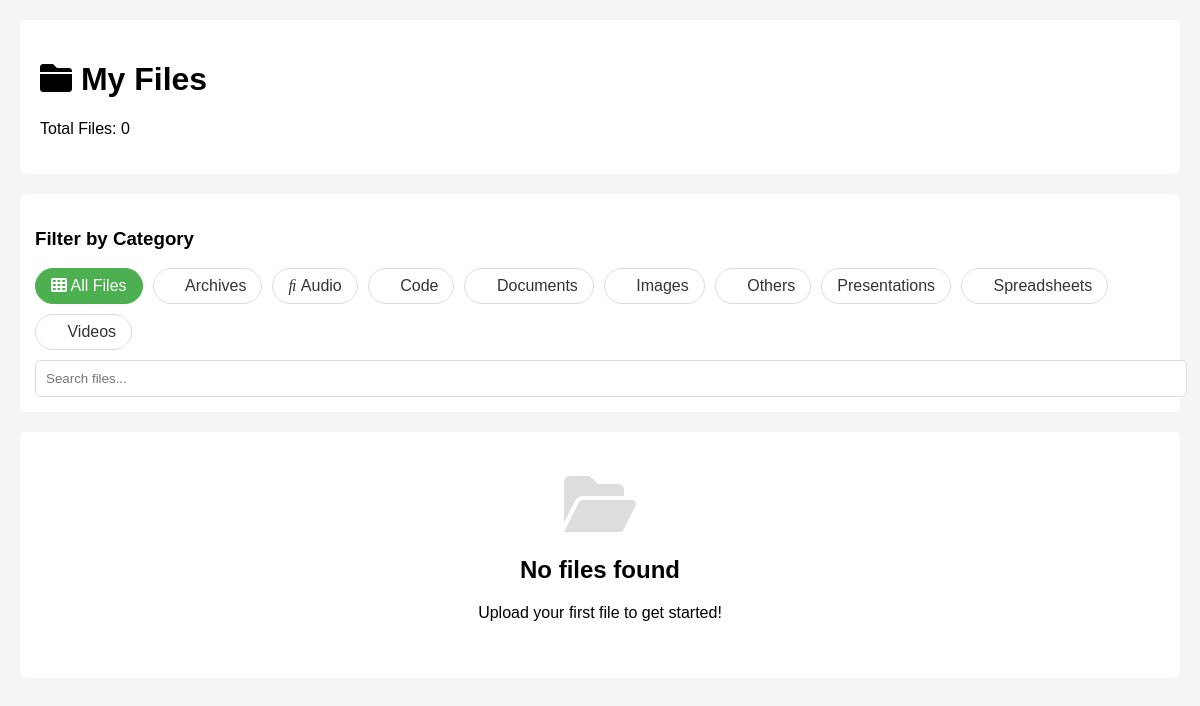
The app's page /examples/list_files_example.php (signed in) with its own data.
### tables this page shows
CREATE TABLE `file_categories` (
  `id` int(10) UNSIGNED NOT NULL,
  `name` varchar(50) NOT NULL,
  `slug` varchar(50) NOT NULL,
  `description` text DEFAULT NULL,
  `allowed_extensions` text NOT NULL COMMENT 'Comma-separated list of allowed extensions',
  `max_file_size` bigint(20) UNSIGNED DEFAULT NULL COMMENT 'Max file size in bytes (NULL = no limit)',
  `icon` varchar(50) DEFAULT NULL COMMENT 'Icon class or name',
  `color` varchar(20) DEFAULT NULL COMMENT 'Category color code',
  `is_active` tinyint(1) NOT NULL DEFAULT 1,
  `created_at` timestamp NOT NULL DEFAULT current_timestamp(),
  `updated_at` timestamp NOT NULL DEFAULT current_timestamp() ON UPDATE current_timestamp()
);

### app/public/connection.php (called while the page is built, shortened)
<?php
class DatabaseConnection
{
    private static $instance = null;
    private $pdo = null;
    private $host = '127.0.0.1';
    private $db = 'clariocloud';
    private $user = 'root';
    private $pass = '';
    private $charset = 'utf8mb4';
    private function __construct()
    {
        try {
            $dsn = "mysql:host={$this->host};dbname={$this->db};charset={$this->charset}";
            $options = [
                PDO::ATTR_ERRMODE            => PDO::ERRMODE_EXCEPTION,
                PDO::ATTR_DEFAULT_FETCH_MODE => PDO::FETCH_ASSOC,
                PDO::ATTR_EMULATE_PREPARES   => false,
                PDO::ATTR_PERSISTENT         => true,
            ];
            $this->pdo = new PDO($dsn, $this->user, $this->pass, $options);
        } catch (PDOException $e) {
            error_log("Database Connection Error: " . $e->getMessage());
            throw new Exception("Could not connect to database. Please check your configuration.");
        }
    }
    public static function getInstance()
    {
        if (self::$instance === null) {
            self::$instance = new self();
        }
        return self::$instance;
    }
    public function getConnection()
    {
        return $this->pdo;
    }
}
function getDB()
{
    return DatabaseConnection::getInstance()->getConnection();
}
function query($sql, $params = [])
{
    $pdo = getDB();
    $stmt = $pdo->prepare($sql);
    $stmt->execute($params);
    return $stmt;
}
function fetchAll($sql, $params = [])
{
    $stmt = query($sql, $params);
    return $stmt->fetchAll();
}

### app/src/StorageManager.php (called while the page is built, shortened)
<?php
require_once __DIR__ . '/../public/connection.php';
class StorageManager
{
    public function __construct()
    {
        $this->uploadDir = __DIR__ . '/../public/uploads';
    }
    public function getUserFiles($userId, $filters = [])
    {
        $sql = "SELECT f.*, c.name as category_name, c.icon as category_icon, c.color as category_color
                FROM files f
                LEFT JOIN file_categories c ON f.category_id = c.id
                WHERE f.user_id = ? AND f.is_trashed = 0";
        $params = [$userId];
        $sql .= " ORDER BY f.uploaded_at DESC";
        return fetchAll($sql, $params);
    }
}

### examples/list_files_example.php (the view, shortened to what this page needs)
<?php
require_once __DIR__ . '/../app/src/StorageManager.php';
$userId = $_SESSION['user_id'];
$storageManager = new StorageManager();
$filters = [];
$files = $storageManager->getUserFiles($userId, $filters);
$categories = fetchAll("SELECT * FROM file_categories WHERE is_active = 1 ORDER BY name");
?>
<!DOCTYPE html>
<html>
<head>
    <link href="https://cdnjs.cloudflare.com/ajax/libs/font-awesome/6.0.0/css/all.min.css" rel="stylesheet">
</head>
<body>
    <div class="header">
        <h1><i class="fas fa-folder"></i> My Files</h1>
        <p>Total Files: <?= count($files) ?></p>
    </div>
    <div class="filters">
        <h3>Filter by Category</h3>
        <div class="category-filter">
            <a href="?" class="category-btn <?= !isset($_GET['category']) ? 'active' : '' ?>">
                <i class="fas fa-th"></i> All Files
            </a>
            <?php foreach ($categories as $cat): ?>
                <a href="?category=<?= $cat['id'] ?>"
                   class="category-btn <?= isset($_GET['category']) && $_GET['category'] == $cat['id'] ? 'active' : '' ?>"
                   style="<?= isset($_GET['category']) && $_GET['category'] == $cat['id'] ? 'background: ' . $cat['color'] : '' ?>">
                    <i class="<?= $cat['icon'] ?>"></i> <?= htmlspecialchars($cat['name']) ?>
                </a>
            <?php endforeach; ?>
        </div>
        <form method="GET">
            <input type="text" name="search" class="search-box"
                   placeholder="Search files..."
                   value="<?= htmlspecialchars($_GET['search'] ?? '') ?>">
        </form>
    </div>
    <?php if (empty($files)): ?>
        <div class="no-files">
            <i class="fas fa-folder-open" style="font-size: 64px; color: #ddd;"></i>
            <h2>No files found</h2>
            <p>Upload your first file to get started!</p>
        </div>
    <?php endif; ?>
</body>
</html>

### examples/list_files_example.php (style rules this page uses)
body { font-family: Arial, sans-serif; max-width: 1200px; margin: 0 auto; padding: 20px; background: #f5f5f5; }
.header { background: white; padding: 20px; border-radius: 5px; margin-bottom: 20px; }
.filters { background: white; padding: 15px; border-radius: 5px; margin-bottom: 20px; }
.category-filter { display: flex; gap: 10px; flex-wrap: wrap; margin-top: 10px; }
.category-btn { padding: 8px 15px; border: 1px solid #ddd; border-radius: 20px; background: white; cursor: pointer; text-decoration: none; color: #333; }
.category-btn:hover, .category-btn.active { background: #4CAF50; color: white; border-color: #4CAF50; }
.search-box { width: 100%; padding: 10px; border: 1px solid #ddd; border-radius: 5px; margin-top: 10px; }
.no-files { text-align: center; padding: 40px; background: white; border-radius: 5px; }

### records on screen
file_categories: name "Archives"
file_categories: name "Audio"
file_categories: name "Code"
file_categories: name "Documents"
file_categories: name "Images"
file_categories: name "Others"
file_categories: name "Presentations"
file_categories: name "Spreadsheets"
file_categories: name "Videos"

### other values on screen
count($files) "0"
